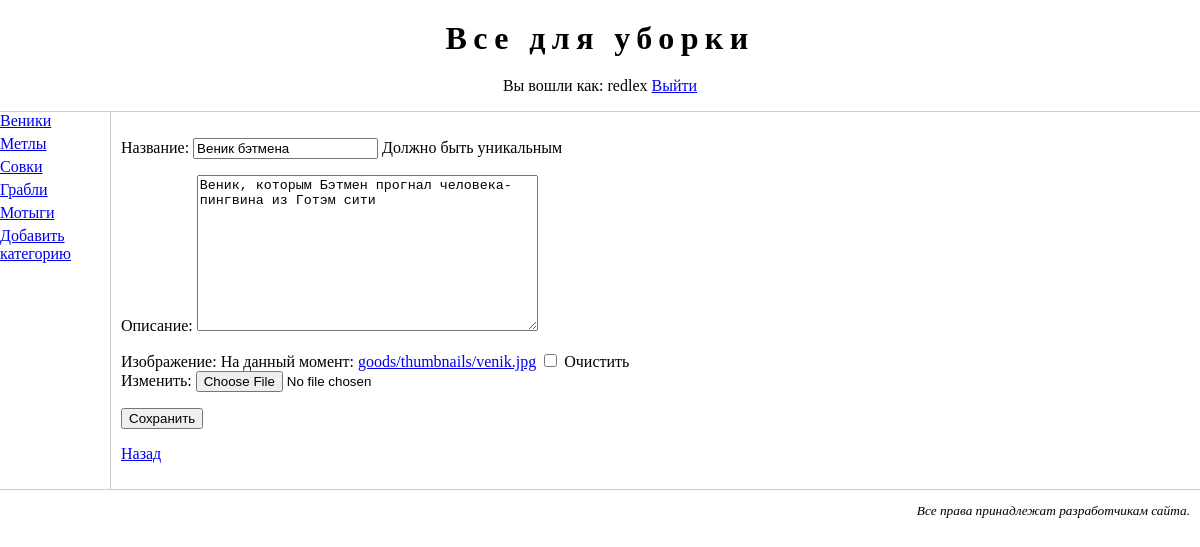
/goods/good/8/edit/?page=1 (signed in), run on the app's committed database.
### firstapp/models.py (models this page shows, shortened)
@python_2_unicode_compatible
class Category(models.Model):
    name = models.CharField(max_length=50, unique=True)
    class Meta:
        verbose_name = "категорию"
        verbose_name_plural = "категории"

@python_2_unicode_compatible
class Good(models.Model):
    name = models.CharField(max_length=50, unique=True)
    description = models.TextField()
    price = models.DecimalField(max_digits=11, decimal_places=2)
    in_stock = models.BooleanField(default=True, db_index=True)
    category = models.ForeignKey(Category, null=True, blank=True, on_delete=models.SET_NULL)
    thumbnail = models.ImageField(upload_to="goods/thumbnails", blank=True, null=True)
    class Meta:
        ordering = ["-price", "name"]
        unique_together = ("category", "name", "price")
        verbose_name = "товар"
        verbose_name_plural = "товары"

### firstapp/twviews.py (the view, shortened to what this page needs)
# urls.py: url(r'^good/(?P<good_id>\d+)/edit/$', permission_required("firstapp.change_good")(GoodUpdate.as_view()),
class GoodUpdate(UpdateView, GoodEditMixin, GoodEditView):
    model = Good
    template_name = "good_edit.html"
    pk_url_kwarg = "good_id"
    form_class = GoodFormMetaEditing

### firstapp/forms.py
class GoodFormMetaEditing(forms.ModelForm):
    class Meta:
        model = Good
        fields = ['name', "description", "thumbnail"]
        labels = {"name": "Название",
                  "description": "Описание",
                  "thumbnail": "Изображение"}
        help_texts = {"name": "Должно быть уникальным"}
        error_messages = {"name": {"required": "Укажите название товара",
                                   "min_length": "Название должно быть длиннее 4х букв",
                                   "max_length": "Длинна названия ограничена 20 символами"},
                          }

### firstapp/twviews.py (called while the page is built)
    def get_context_data(self, **kwargs):
        context = super(CategoryContextMixin, self).get_context_data(**kwargs)
        context["cats"] = Category.objects.all()
        return context

    def get_context_data(self, **kwargs):
        context = super(GoodEditMixin, self).get_context_data(**kwargs)
        context["pn"] = self.request.GET.get("page", 1)
        return context

### firstapp/templates/good_edit.html (shortened to what this page needs)
{% extends "base.html" %}
{% block main %}
    <form action="" method="post" {% if form.is_multipart %}enctype="multipart/form-data"{% endif %}>
    {{ form.as_p }}
    <input type="submit" value="Сохранить">
    </form>
    <p><a href="{% url "index" cat_id=good.category.id %}?page={{ pn }}">Назад</a> </p>
{% endblock %}

### templates/base.html (shortened to what this page needs)
{% load staticfiles %}
<!DOCTYPE html>
<html lang="en">
<head>
    <link type="text/css" href="{% static  "main.css"%}" rel="stylesheet">
</head>
<body>
    <div id="header">
        <h1>Все для уборки</h1>
        <div id="user">
            {% if user.is_authenticated %}
                <p>Вы вошли как: {{ user.get_username }} <a href="{% url 'logout' %}"> Выйти </a></p>
            {% else %}
                <p>Незарегистрированный пользователь <a href="{% url 'login' %}"> Войти </a></p>
            {% endif %}
        </div>
    </div>
{% include "leftmenu.html" %}
    <div id="main">
        {% block main %}
        {% endblock %}
    </div>
    <div id="footer">
        <p>Все права принадлежат разработчикам сайта.</p>
    </div>
</body>
</html>

### templates/leftmenu.html
<div id="leftmenu">
   <ul>
        {% for cat in cats %}
            <li><a href="{% url 'index' cat_id=cat.id %}">{{ cat.name }}</a> </li>
        {% endfor %}
       {% if perms.firstapp.add_category %}
           <li><a href="{% url 'category_add' %}">Добавить категорию</a></li>
       {% endif %}
    </ul>
</div>

### static/main.css (style rules this page uses)
body { margin: 0px; padding: 0px; }
#header { text-align: center; border-bottom: 1px #cccccc solid; }
#header h1 { margin: 20px 0px 20px 0px; letter-spacing: 0.2em; }
#leftmenu { float: left; width: 100px; padding: 0px; }
#leftmenu ul { margin: 0px; padding: 0px; }
#leftmenu ul li { list-style-type: none; margin-bottom: 5px; }
#main { margin-left: 110px; border-left: 1px #cccccc solid; padding: 10px; }
#footer { text-align: right; border-top: 1px #cccccc solid; padding-right: 10px; }
#footer p { font-size: smaller; font-style: italic; }

### data on the page
Category: name "Веники"
Category: name "Метлы"
Category: name "Совки"
Category: name "Грабли"
Category: name "Мотыги"
Good: name "Веник бэтмена", description "Веник, которым Бэтмен прогнал человека-пингвина из Готэм сити"

### other printed values
{{ user.get_username }} "redlex"
